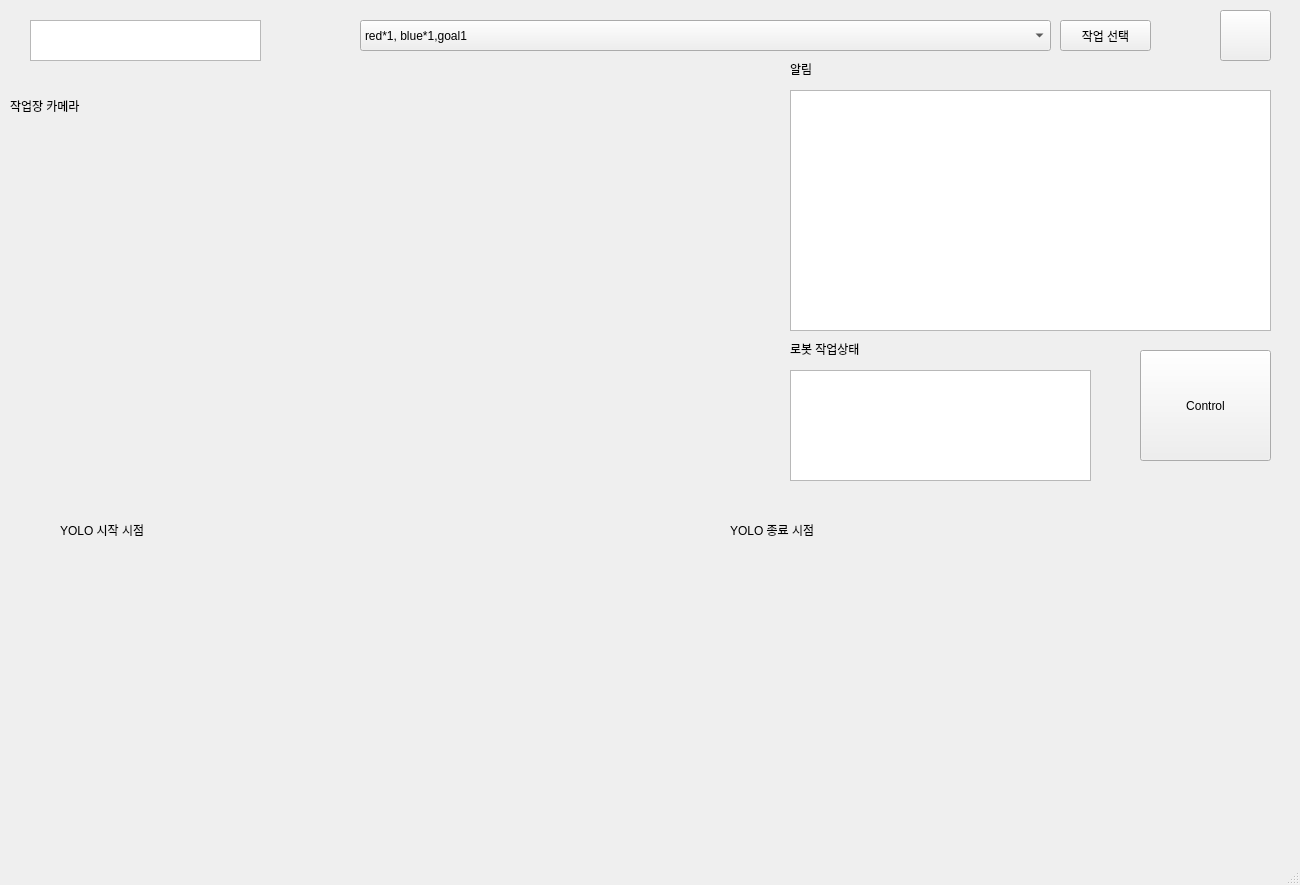
<?xml version="1.0" encoding="UTF-8"?>
<ui version="4.0">
 <class>MainWindow</class>
 <widget class="QMainWindow" name="MainWindow">
  <property name="geometry">
   <rect>
    <x>0</x>
    <y>0</y>
    <width>1300</width>
    <height>885</height>
   </rect>
  </property>
  <property name="windowTitle">
   <string>MainWindow</string>
  </property>
  <widget class="QWidget" name="centralwidget">
   <widget class="QComboBox" name="jobbox">
    <property name="geometry">
     <rect>
      <x>360</x>
      <y>20</y>
      <width>691</width>
      <height>31</height>
     </rect>
    </property>
    <item>
     <property name="text">
      <string>red*1, blue*1,goal1</string>
     </property>
    </item>
    <item>
     <property name="text">
      <string>red*2, blue*1,goal2</string>
     </property>
    </item>
    <item>
     <property name="text">
      <string>red*1, blue*2,goal3</string>
     </property>
    </item>
    <item>
     <property name="text">
      <string/>
     </property>
    </item>
   </widget>
   <widget class="QPushButton" name="selectjob">
    <property name="geometry">
     <rect>
      <x>1060</x>
      <y>20</y>
      <width>91</width>
      <height>31</height>
     </rect>
    </property>
    <property name="text">
     <string>작업 선택</string>
    </property>
   </widget>
   <widget class="QLabel" name="worldcamera">
    <property name="geometry">
     <rect>
      <x>50</x>
      <y>130</y>
      <width>611</width>
      <height>321</height>
     </rect>
    </property>
    <property name="text">
     <string/>
    </property>
    <property name="pixmap">
     <pixmap>factoty.jpeg</pixmap>
    </property>
    <property name="scaledContents">
     <bool>true</bool>
    </property>
   </widget>
   <widget class="QLabel" name="YOLOstart">
    <property name="geometry">
     <rect>
      <x>30</x>
      <y>550</y>
      <width>511</width>
      <height>251</height>
     </rect>
    </property>
    <property name="text">
     <string/>
    </property>
    <property name="pixmap">
     <pixmap>robot.jpeg</pixmap>
    </property>
    <property name="scaledContents">
     <bool>true</bool>
    </property>
   </widget>
   <widget class="QTextBrowser" name="warnningbox">
    <property name="geometry">
     <rect>
      <x>790</x>
      <y>90</y>
      <width>481</width>
      <height>241</height>
     </rect>
    </property>
   </widget>
   <widget class="QPushButton" name="control">
    <property name="geometry">
     <rect>
      <x>1140</x>
      <y>350</y>
      <width>131</width>
      <height>111</height>
     </rect>
    </property>
    <property name="text">
     <string>Control</string>
    </property>
   </widget>
   <widget class="QLabel" name="cameratext">
    <property name="geometry">
     <rect>
      <x>10</x>
      <y>90</y>
      <width>111</width>
      <height>31</height>
     </rect>
    </property>
    <property name="text">
     <string>작업장 카메라</string>
    </property>
   </widget>
   <widget class="QLabel" name="label_7">
    <property name="geometry">
     <rect>
      <x>60</x>
      <y>520</y>
      <width>111</width>
      <height>20</height>
     </rect>
    </property>
    <property name="text">
     <string>YOLO 시작 시점</string>
    </property>
   </widget>
   <widget class="QLabel" name="label_8">
    <property name="geometry">
     <rect>
      <x>730</x>
      <y>520</y>
      <width>111</width>
      <height>20</height>
     </rect>
    </property>
    <property name="text">
     <string>YOLO 종료 시점</string>
    </property>
   </widget>
   <widget class="QTextBrowser" name="statusbox">
    <property name="geometry">
     <rect>
      <x>790</x>
      <y>370</y>
      <width>301</width>
      <height>111</height>
     </rect>
    </property>
   </widget>
   <widget class="QLabel" name="YOLOend">
    <property name="geometry">
     <rect>
      <x>710</x>
      <y>550</y>
      <width>511</width>
      <height>251</height>
     </rect>
    </property>
    <property name="text">
     <string/>
    </property>
    <property name="pixmap">
     <pixmap>robot.jpeg</pixmap>
    </property>
    <property name="scaledContents">
     <bool>true</bool>
    </property>
   </widget>
   <widget class="QPushButton" name="mypage_button">
    <property name="geometry">
     <rect>
      <x>1220</x>
      <y>10</y>
      <width>51</width>
      <height>51</height>
     </rect>
    </property>
    <property name="text">
     <string/>
    </property>
    <property name="icon">
     <iconset>
      <normaloff>free-icon-person-5393061.png</normaloff>free-icon-person-5393061.png</iconset>
    </property>
    <property name="iconSize">
     <size>
      <width>30</width>
      <height>30</height>
     </size>
    </property>
   </widget>
   <widget class="QLabel" name="status">
    <property name="geometry">
     <rect>
      <x>790</x>
      <y>340</y>
      <width>91</width>
      <height>17</height>
     </rect>
    </property>
    <property name="text">
     <string>로봇 작업상태</string>
    </property>
   </widget>
   <widget class="QLabel" name="info">
    <property name="geometry">
     <rect>
      <x>790</x>
      <y>60</y>
      <width>67</width>
      <height>17</height>
     </rect>
    </property>
    <property name="text">
     <string>알림</string>
    </property>
   </widget>
   <widget class="QTextBrowser" name="timerbox">
    <property name="geometry">
     <rect>
      <x>30</x>
      <y>20</y>
      <width>231</width>
      <height>41</height>
     </rect>
    </property>
   </widget>
  </widget>
  <widget class="QMenuBar" name="menubar">
   <property name="geometry">
    <rect>
     <x>0</x>
     <y>0</y>
     <width>1300</width>
     <height>22</height>
    </rect>
   </property>
  </widget>
  <widget class="QStatusBar" name="statusbar"/>
 </widget>
 <resources/>
 <connections/>
</ui>
